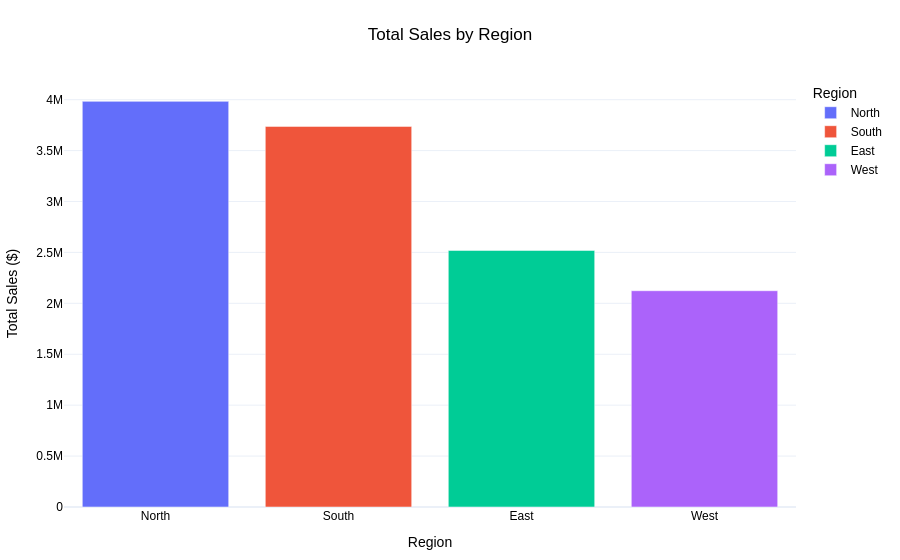

The cell this chart's notebook holds for it:
### Code cell
# Group by Region and sum Total_Sales
regional_sales = df.groupby('Region')['Total_Sales'].sum().reset_index()

# Sort for better visualization
regional_sales = regional_sales.sort_values(by='Total_Sales', ascending=False)

# Create an interactive bar chart using Plotly Express
fig_regional_sales = px.bar(
    regional_sales,
    x='Region',
    y='Total_Sales',
    title='Total Sales by Region',
    labels={'Region': 'Region', 'Total_Sales': 'Total Sales ($)'},
    template='plotly_white',
    color='Region' # Assign different colors to each region
)

# Customize layout for better readability
fig_regional_sales.update_layout(
    title_x=0.5,
    xaxis_title_font_size=14,
    yaxis_title_font_size=14,
    font=dict(family="Arial", size=12, color="black"),
    margin=dict(l=40, r=40, t=80, b=40)
)

fig_regional_sales.show()

### Figure 1 — Plotly figure (JSON) as saved in the notebook; plotly's stock layout.template omitted (floating-point values rounded to 4 significant figures)
{"data": [{"hovertemplate": "Region=%{x}<br>Total Sales ($)=%{y}<extra></extra>", "legendgroup": "North", "marker": {"color": "#636efa", "pattern": {"shape": ""}}, "name": "North", "orientation": "v", "showlegend": true, "textposition": "auto", "type": "bar", "x": ["North"], "xaxis": "x", "y": [3983635], "yaxis": "y"}, {"hovertemplate": "Region=%{x}<br>Total Sales ($)=%{y}<extra></extra>", "legendgroup": "South", "marker": {"color": "#EF553B", "pattern": {"shape": ""}}, "name": "South", "orientation": "v", "showlegend": true, "textposition": "auto", "type": "bar", "x": ["South"], "xaxis": "x", "y": [3737852], "yaxis": "y"}, {"hovertemplate": "Region=%{x}<br>Total Sales ($)=%{y}<extra></extra>", "legendgroup": "East", "marker": {"color": "#00cc96", "pattern": {"shape": ""}}, "name": "East", "orientation": "v", "showlegend": true, "textposition": "auto", "type": "bar", "x": ["East"], "xaxis": "x", "y": [2519639], "yaxis": "y"}, {"hovertemplate": "Region=%{x}<br>Total Sales ($)=%{y}<extra></extra>", "legendgroup": "West", "marker": {"color": "#ab63fa", "pattern": {"shape": ""}}, "name": "West", "orientation": "v", "showlegend": true, "textposition": "auto", "type": "bar", "x": ["West"], "xaxis": "x", "y": [2123922], "yaxis": "y"}], "layout": {"barmode": "relative", "font": {"color": "black", "family": "Arial", "size": 12}, "legend": {"title": {"text": "Region"}, "tracegroupgap": 0}, "margin": {"b": 40, "l": 40, "r": 40, "t": 80}, "title": {"text": "Total Sales by Region", "x": 0.5}, "xaxis": {"anchor": "y", "categoryarray": ["North", "South", "East", "West"], "categoryorder": "array", "domain": [0, 1], "title": {"font": {"size": 14}, "text": "Region"}}, "yaxis": {"anchor": "x", "domain": [0, 1], "title": {"font": {"size": 14}, "text": "Total Sales ($)"}}}}
